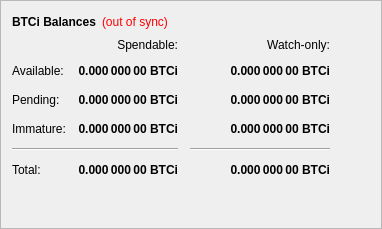
        <widget class="QFrame" name="frame">
         <property name="frameShape">
          <enum>QFrame::StyledPanel</enum>
         </property>
         <property name="frameShadow">
          <enum>QFrame::Raised</enum>
         </property>
         <layout class="QVBoxLayout" name="verticalLayout_4">
          <item>
           <layout class="QHBoxLayout" name="horizontalLayout_4">
            <item>
             <widget class="QLabel" name="label_5">
              <property name="font">
               <font>
                <weight>75</weight>
                <bold>true</bold>
               </font>
              </property>
              <property name="text">
               <string>BTCi Balances</string>
              </property>
             </widget>
            </item>
            <item>
             <widget class="QLabel" name="labelWalletStatus">
              <property name="cursor">
               <cursorShape>WhatsThisCursor</cursorShape>
              </property>
              <property name="toolTip">
               <string>The displayed information may be out of date. Your wallet automatically synchronizes with the BTCi network after a connection is established, but this process has not completed yet.</string>
              </property>
              <property name="styleSheet">
               <string notr="true">QLabel { color: red; }</string>
              </property>
              <property name="text">
               <string notr="true">(out of sync)</string>
              </property>
              <property name="alignment">
               <set>Qt::AlignLeading|Qt::AlignLeft|Qt::AlignVCenter</set>
              </property>
             </widget>
            </item>
            <item>
             <spacer name="horizontalSpacer_3">
              <property name="orientation">
               <enum>Qt::Horizontal</enum>
              </property>
              <property name="sizeHint" stdset="0">
               <size>
                <width>40</width>
                <height>20</height>
               </size>
              </property>
             </spacer>
            </item>
           </layout>
          </item>
          <item>
           <layout class="QGridLayout" name="gridLayout">
            <property name="spacing">
             <number>12</number>
            </property>
            <item row="2" column="2">
             <widget class="QLabel" name="labelWatchPending">
              <property name="font">
               <font>
                <weight>75</weight>
                <bold>true</bold>
               </font>
              </property>
              <property name="cursor">
               <cursorShape>IBeamCursor</cursorShape>
              </property>
              <property name="toolTip">
               <string>Unconfirmed transactions to watch-only addresses</string>
              </property>
              <property name="text">
               <string notr="true">0.000 000 00 BTCi</string>
              </property>
              <property name="alignment">
               <set>Qt::AlignRight|Qt::AlignTrailing|Qt::AlignVCenter</set>
              </property>
              <property name="textInteractionFlags">
               <set>Qt::LinksAccessibleByMouse|Qt::TextSelectableByKeyboard|Qt::TextSelectableByMouse</set>
              </property>
             </widget>
            </item>
            <item row="2" column="1">
             <widget class="QLabel" name="labelUnconfirmed">
              <property name="font">
               <font>
                <weight>75</weight>
                <bold>true</bold>
               </font>
              </property>
              <property name="cursor">
               <cursorShape>IBeamCursor</cursorShape>
              </property>
              <property name="toolTip">
               <string>Total of transactions that have yet to be confirmed, and do not yet count toward the spendable balance</string>
              </property>
              <property name="text">
               <string notr="true">0.000 000 00 BTCi</string>
              </property>
              <property name="alignment">
               <set>Qt::AlignRight|Qt::AlignTrailing|Qt::AlignVCenter</set>
              </property>
              <property name="textInteractionFlags">
               <set>Qt::LinksAccessibleByMouse|Qt::TextSelectableByKeyboard|Qt::TextSelectableByMouse</set>
              </property>
             </widget>
            </item>
            <item row="3" column="2">
             <widget class="QLabel" name="labelWatchImmature">
              <property name="font">
               <font>
                <weight>75</weight>
                <bold>true</bold>
               </font>
              </property>
              <property name="cursor">
               <cursorShape>IBeamCursor</cursorShape>
              </property>
              <property name="toolTip">
               <string>Staked or masternode rewards in watch-only addresses that has not yet matured</string>
              </property>
              <property name="text">
               <string notr="true">0.000 000 00 BTCi</string>
              </property>
              <property name="alignment">
               <set>Qt::AlignRight|Qt::AlignTrailing|Qt::AlignVCenter</set>
              </property>
              <property name="textInteractionFlags">
               <set>Qt::LinksAccessibleByMouse|Qt::TextSelectableByKeyboard|Qt::TextSelectableByMouse</set>
              </property>
             </widget>
            </item>
            <item row="4" column="0" colspan="2">
             <widget class="Line" name="lineSpendableBalance">
              <property name="orientation">
               <enum>Qt::Horizontal</enum>
              </property>
             </widget>
            </item>
            <item row="4" column="2">
             <widget class="Line" name="lineWatchBalance">
              <property name="sizePolicy">
               <sizepolicy hsizetype="Preferred" vsizetype="Fixed">
                <horstretch>0</horstretch>
                <verstretch>0</verstretch>
               </sizepolicy>
              </property>
              <property name="minimumSize">
               <size>
                <width>140</width>
                <height>0</height>
               </size>
              </property>
              <property name="orientation">
               <enum>Qt::Horizontal</enum>
              </property>
             </widget>
            </item>
            <item row="5" column="0">
             <widget class="QLabel" name="labelTotalText">
              <property name="text">
               <string>Total:</string>
              </property>
             </widget>
            </item>
            <item row="3" column="1">
             <widget class="QLabel" name="labelImmature">
              <property name="font">
               <font>
                <weight>75</weight>
                <bold>true</bold>
               </font>
              </property>
              <property name="cursor">
               <cursorShape>IBeamCursor</cursorShape>
              </property>
              <property name="toolTip">
               <string>Staked or masternode rewards that has not yet matured</string>
              </property>
              <property name="text">
               <string notr="true">0.000 000 00 BTCi</string>
              </property>
              <property name="alignment">
               <set>Qt::AlignRight|Qt::AlignTrailing|Qt::AlignVCenter</set>
              </property>
              <property name="textInteractionFlags">
               <set>Qt::LinksAccessibleByMouse|Qt::TextSelectableByKeyboard|Qt::TextSelectableByMouse</set>
              </property>
             </widget>
            </item>
            <item row="2" column="3">
             <spacer name="horizontalSpacer_2">
              <property name="orientation">
               <enum>Qt::Horizontal</enum>
              </property>
              <property name="sizeHint" stdset="0">
               <size>
                <width>40</width>
                <height>20</height>
               </size>
              </property>
             </spacer>
            </item>
            <item row="3" column="0">
             <widget class="QLabel" name="labelImmatureText">
              <property name="text">
               <string>Immature:</string>
              </property>
             </widget>
            </item>
            <item row="5" column="1">
             <widget class="QLabel" name="labelTotal">
              <property name="font">
               <font>
                <weight>75</weight>
                <bold>true</bold>
               </font>
              </property>
              <property name="cursor">
               <cursorShape>IBeamCursor</cursorShape>
              </property>
              <property name="toolTip">
               <string>Your current total balance</string>
              </property>
              <property name="text">
               <string notr="true">0.000 000 00 BTCi</string>
              </property>
              <property name="alignment">
               <set>Qt::AlignRight|Qt::AlignTrailing|Qt::AlignVCenter</set>
              </property>
              <property name="textInteractionFlags">
               <set>Qt::LinksAccessibleByMouse|Qt::TextSelectableByKeyboard|Qt::TextSelectableByMouse</set>
              </property>
             </widget>
            </item>
            <item row="5" column="2">
             <widget class="QLabel" name="labelWatchTotal">
              <property name="font">
               <font>
                <weight>75</weight>
                <bold>true</bold>
               </font>
              </property>
              <property name="cursor">
               <cursorShape>IBeamCursor</cursorShape>
              </property>
              <property name="toolTip">
               <string>Current total balance in watch-only addresses</string>
              </property>
              <property name="text">
               <string notr="true">0.000 000 00 BTCi</string>
              </property>
              <property name="alignment">
               <set>Qt::AlignRight|Qt::AlignTrailing|Qt::AlignVCenter</set>
              </property>
              <property name="textInteractionFlags">
               <set>Qt::LinksAccessibleByMouse|Qt::TextSelectableByKeyboard|Qt::TextSelectableByMouse</set>
              </property>
             </widget>
            </item>
            <item row="0" column="2">
             <widget class="QLabel" name="labelWatchonly">
              <property name="text">
               <string>Watch-only:</string>
              </property>
              <property name="alignment">
               <set>Qt::AlignRight|Qt::AlignTrailing|Qt::AlignVCenter</set>
              </property>
             </widget>
            </item>
            <item row="1" column="0">
             <widget class="QLabel" name="labelBalanceText">
              <property name="text">
               <string>Available:</string>
              </property>
             </widget>
            </item>
            <item row="1" column="1">
             <widget class="QLabel" name="labelBalance">
              <property name="font">
               <font>
                <weight>75</weight>
                <bold>true</bold>
               </font>
              </property>
              <property name="cursor">
               <cursorShape>IBeamCursor</cursorShape>
              </property>
              <property name="toolTip">
               <string>Your current spendable balance</string>
              </property>
              <property name="text">
               <string notr="true">0.000 000 00 BTCi</string>
              </property>
              <property name="alignment">
               <set>Qt::AlignRight|Qt::AlignTrailing|Qt::AlignVCenter</set>
              </property>
              <property name="textInteractionFlags">
               <set>Qt::LinksAccessibleByMouse|Qt::TextSelectableByKeyboard|Qt::TextSelectableByMouse</set>
              </property>
             </widget>
            </item>
            <item row="1" column="2">
             <widget class="QLabel" name="labelWatchAvailable">
              <property name="font">
               <font>
                <weight>75</weight>
                <bold>true</bold>
               </font>
              </property>
              <property name="cursor">
               <cursorShape>IBeamCursor</cursorShape>
              </property>
              <property name="toolTip">
               <string>Your current balance in watch-only addresses</string>
              </property>
              <property name="text">
               <string notr="true">0.000 000 00 BTCi</string>
              </property>
              <property name="alignment">
               <set>Qt::AlignRight|Qt::AlignTrailing|Qt::AlignVCenter</set>
              </property>
              <property name="textInteractionFlags">
               <set>Qt::LinksAccessibleByMouse|Qt::TextSelectableByKeyboard|Qt::TextSelectableByMouse</set>
              </property>
             </widget>
            </item>
            <item row="2" column="0">
             <widget class="QLabel" name="labelPendingText">
              <property name="text">
               <string>Pending:</string>
              </property>
             </widget>
            </item>
            <item row="0" column="1">
             <widget class="QLabel" name="labelSpendable">
              <property name="text">
               <string>Spendable:</string>
              </property>
              <property name="alignment">
               <set>Qt::AlignRight|Qt::AlignTrailing|Qt::AlignVCenter</set>
              </property>
             </widget>
            </item>
           </layout>
          </item>
          <item>
           <spacer name="verticalSpacer_4">
            <property name="orientation">
             <enum>Qt::Vertical</enum>
            </property>
            <property name="sizeHint" stdset="0">
             <size>
              <width>20</width>
              <height>40</height>
             </size>
            </property>
           </spacer>
          </item>
         </layout>
        </widget>
